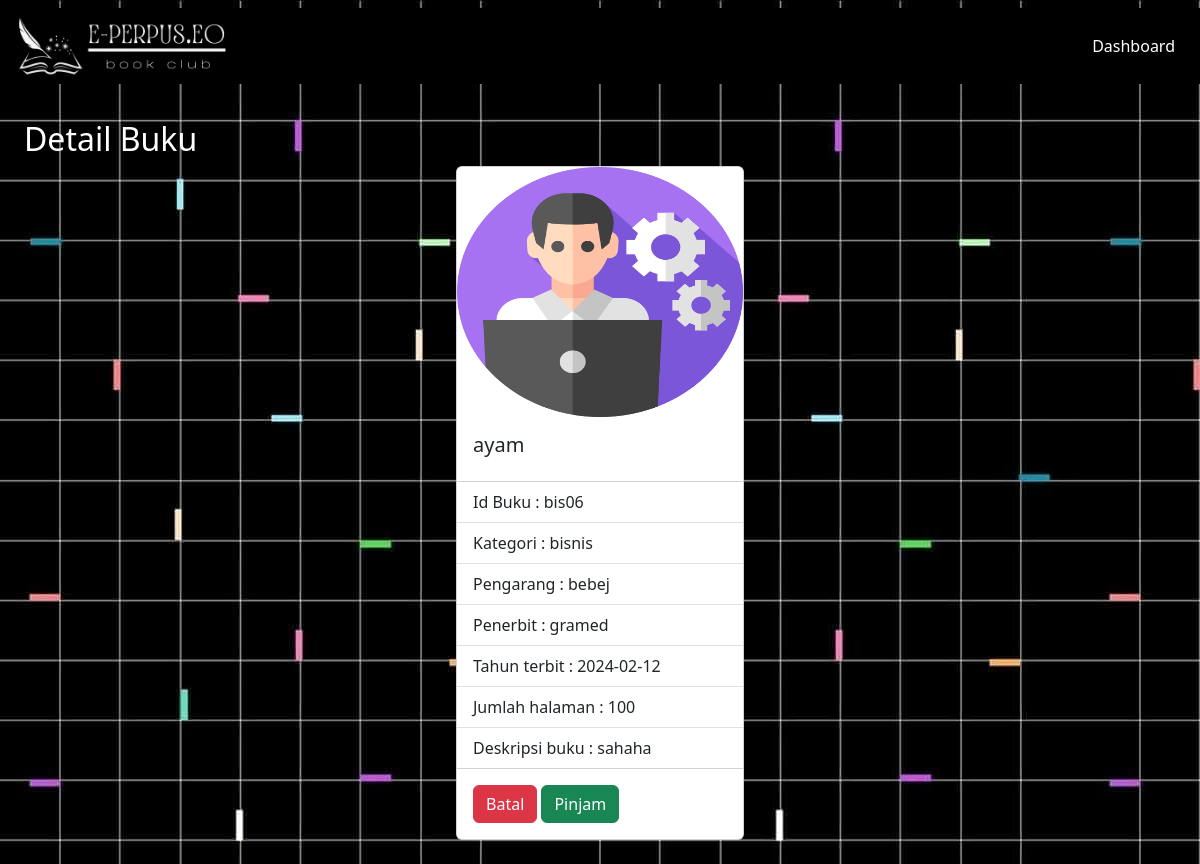
The page /DashboardMember/buku/detailBuku.php?id=bis06 on the database its author committed.
### tables this page shows
CREATE TABLE `buku` (
  `cover` varchar(255) NOT NULL,
  `id_buku` varchar(20) NOT NULL,
  `kategori` varchar(255) NOT NULL,
  `judul` varchar(255) NOT NULL,
  `pengarang` varchar(255) NOT NULL,
  `penerbit` varchar(255) NOT NULL,
  `tahun_terbit` date NOT NULL,
  `jumlah_halaman` int(11) NOT NULL,
  `buku_deskripsi` text NOT NULL,
  `isi_buku` varchar(250) NOT NULL
);

### config/config.php (called while the page is built, shortened)
<?php
$host = "127.0.0.1";
$username = "root";
$password = "";
$database_name = "perpustakaan";
$connection = mysqli_connect($host, $username, $password, $database_name);
function queryReadData($dataKategori) {
  global $connection;
  $result = mysqli_query($connection, $dataKategori);
  $items = [];
  while($item = mysqli_fetch_assoc($result)) {
    $items[] = $item;
  }
  return $items;
}
?>

### DashboardMember/buku/detailBuku.php (the view, shortened to what this page needs)
<?php
require "../../config/config.php";
$idBuku = $_GET["id"];
$query = queryReadData("SELECT * FROM buku WHERE id_buku = '$idBuku'");
?>
<!DOCTYPE html>
<html lang="en">
  <head>
    <link rel="stylesheet" href="../../style.css">
  </head>
  <body style="background: url(../../assets/bg.jpg) fixed; ">
    <nav class="navbar fixed-top shadow-sm">
      <div class="container-fluid" style="background: black;">
        <a class="navbar-brand" href="#">
          <img src="../../assets/logoNav.png" alt="logo" width="220px">
        </a>
        <a class="btn " href="../dashboardMember.php" style="color: white;">Dashboard</a>
      </div>
    </nav>
  <div class="p-4 mt-5">
    <h2 class="mt-5" style="color: white;">Detail Buku</h2>
    <div class="d-flex justify-content-center">
    <div class="card" style="width: 18rem;">
      <?php foreach ($query as $item) : ?>
  <img src="../../imgDB/<?= $item["cover"]; ?>" class="card-img-top" alt="coverBuku" height="250px">
  <div class="card-body">
    <h5 class="card-title"><?= $item["judul"]; ?></h5>
  </div>
  <ul class="list-group list-group-flush">
    <li class="list-group-item">Id Buku : <?= $item["id_buku"]; ?></li>
    <li class="list-group-item">Kategori : <?= $item["kategori"]; ?></li>
    <li class="list-group-item">Pengarang : <?= $item["pengarang"]; ?></li>
    <li class="list-group-item">Penerbit : <?= $item["penerbit"]; ?></li>
    <li class="list-group-item">Tahun terbit : <?= $item["tahun_terbit"]; ?></li>
    <li class="list-group-item">Jumlah halaman : <?= $item["jumlah_halaman"]; ?></li>
    <li class="list-group-item">Deskripsi buku : <?= $item["buku_deskripsi"]; ?></li>
  </ul>
  <?php endforeach; ?>
  <div class="card-body">
    <a href="daftarBuku.php" class="btn btn-danger">Batal</a>
     <a href="../formPeminjaman/pinjamBuku.php?id=<?= $item["id_buku"]; ?>" class="btn btn-success">Pinjam</a>
     </div>
    </div>
   </div>
  </div>
  </body>
</html>

### rows shown on the page
buku: cover (picture), judul "ayam", id_buku "bis06", kategori "bisnis", pengarang "bebej", penerbit "gramed", tahun_terbit "2024-02-12", jumlah_halaman "100", buku_deskripsi "sahaha"
